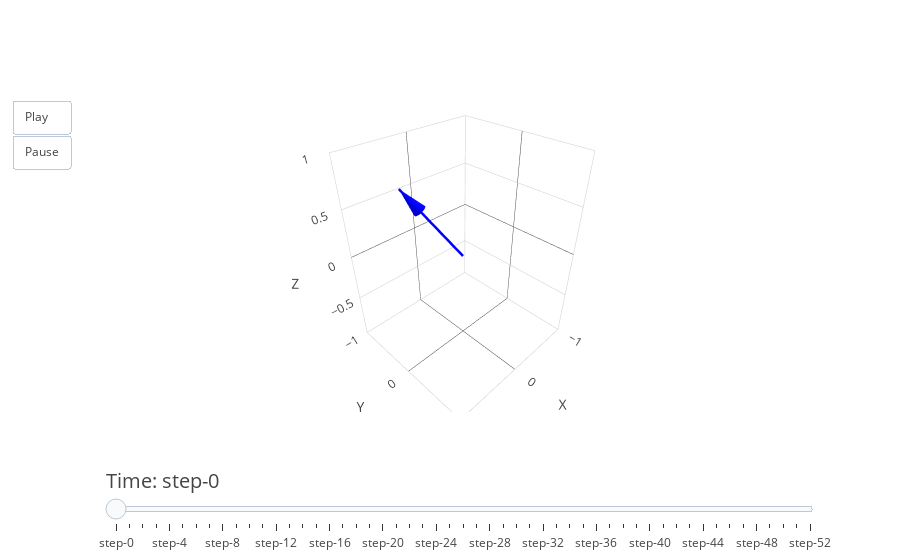

Write notebook code for a chart like this one.
### Markdown cell above
DATA X

### Code cell
quaternion_data = read_csv(full_data_file_path_x)
# Predict states with UKF
predicted_states = []
for q in quaternion_data:
    q = q / np.linalg.norm(q)
    ukf.predict()
    ukf.update(q)
    predicted_states.append(ukf.x)
predicted_states = np.array(predicted_states)

plot_euler_angles_3d(predicted_states,10)

### Figure 1 — Plotly figure (JSON) as saved in the notebook; plotly's stock layout.template omitted (floating-point values rounded to 4 significant figures)
{"data": [{"line": {"color": "blue", "width": 5}, "mode": "lines", "name": "Vector", "type": "scatter3d", "x": [0, 0.521], "y": [0, -0.4982], "z": [0, 0.6931]}, {"anchor": "tip", "colorscale": [[0, "blue"], [1, "blue"]], "name": "Arrowhead", "showscale": false, "sizemode": "absolute", "sizeref": 0.3, "type": "cone", "u": [0.521], "v": [-0.4982], "w": [0.6931], "x": [0.521], "y": [-0.4982], "z": [0.6931]}], "layout": {"scene": {"xaxis": {"range": [-1, 1], "title": {"text": "X"}}, "yaxis": {"range": [-1, 1], "title": {"text": "Y"}}, "zaxis": {"range": [-1, 1], "title": {"text": "Z"}}}, "sliders": [{"currentvalue": {"font": {"size": 20}, "prefix": "Time: "}, "pad": {"t": 50}, "steps": [{"args": [["frame0"], {"frame": {"duration": 50, "redraw": true}, "mode": "immediate"}], "method": "animate"}, {"args": [["frame10"], {"frame": {"duration": 50, "redraw": true}, "mode": "immediate"}], "method": "animate"}, {"args": [["frame20"], {"frame": {"duration": 50, "redraw": true}, "mode": "immediate"}], "method": "animate"}, {"args": [["frame30"], {"frame": {"duration": 50, "redraw": true}, "mode": "immediate"}], "method": "animate"}, {"args": [["frame40"], {"frame": {"duration": 50, "redraw": true}, "mode": "immediate"}], "method": "animate"}, {"args": [["frame50"], {"frame": {"duration": 50, "redraw": true}, "mode": "immediate"}], "method": "animate"}, {"args": [["frame60"], {"frame": {"duration": 50, "redraw": true}, "mode": "immediate"}], "method": "animate"}, {"args": [["frame70"], {"frame": {"duration": 50, "redraw": true}, "mode": "immediate"}], "method": "animate"}, {"args": [["frame80"], {"frame": {"duration": 50, "redraw": true}, "mode": "immediate"}], "method": "animate"}, {"args": [["frame90"], {"frame": {"duration": 50, "redraw": true}, "mode": "immediate"}], "method": "animate"}, {"args": [["frame100"], {"frame": {"duration": 50, "redraw": true}, "mode": "immediate"}], "method": "animate"}, {"args": [["frame110"], {"frame": {"duration": 50, "redraw": true}, "mode": "immediate"}], "method": "animate"}, {"args": [["frame120"], {"frame": {"duration": 50, "redraw": true}, "mode": "immediate"}], "method": "animate"}, {"args": [["frame130"], {"frame": {"duration": 50, "redraw": true}, "mode": "immediate"}], "method": "animate"}, {"args": [["frame140"], {"frame": {"duration": 50, "redraw": true}, "mode": "immediate"}], "method": "animate"}, {"args": [["frame150"], {"frame": {"duration": 50, "redraw": true}, "mode": "immediate"}], "method": "animate"}, {"args": [["frame160"], {"frame": {"duration": 50, "redraw": true}, "mode": "immediate"}], "method": "animate"}, {"args": [["frame170"], {"frame": {"duration": 50, "redraw": true}, "mode": "immediate"}], "method": "animate"}, {"args": [["frame180"], {"frame": {"duration": 50, "redraw": true}, "mode": "immediate"}], "method": "animate"}, {"args": [["frame190"], {"frame": {"duration": 50, "redraw": true}, "mode": "immediate"}], "method": "animate"}, {"args": [["frame200"], {"frame": {"duration": 50, "redraw": true}, "mode": "immediate"}], "method": "animate"}, {"args": [["frame210"], {"frame": {"duration": 50, "redraw": true}, "mode": "immediate"}], "method": "animate"}, {"args": [["frame220"], {"frame": {"duration": 50, "redraw": true}, "mode": "immediate"}], "method": "animate"}, {"args": [["frame230"], {"frame": {"duration": 50, "redraw": true}, "mode": "immediate"}], "method": "animate"}, {"args": [["frame240"], {"frame": {"duration": 50, "redraw": true}, "mode": "immediate"}], "method": "animate"}, {"args": [["frame250"], {"frame": {"duration": 50, "redraw": true}, "mode": "immediate"}], "method": "animate"}, {"args": [["frame260"], {"frame": {"duration": 50, "redraw": true}, "mode": "immediate"}], "method": "animate"}, {"args": [["frame270"], {"frame": {"duration": 50, "redraw": true}, "mode": "immediate"}], "method": "animate"}, {"args": [["frame280"], {"frame": {"duration": 50, "redraw": true}, "mode": "immediate"}], "method": "animate"}, {"args": [["frame290"], {"frame": {"duration": 50, "redraw": true}, "mode": "immediate"}], "method": "animate"}, {"args": [["frame300"], {"frame": {"duration": 50, "redraw": true}, "mode": "immediate"}], "method": "animate"}, {"args": [["frame310"], {"frame": {"duration": 50, "redraw": true}, "mode": "immediate"}], "method": "animate"}, {"args": [["frame320"], {"frame": {"duration": 50, "redraw": true}, "mode": "immediate"}], "method": "animate"}, {"args": [["frame330"], {"frame": {"duration": 50, "redraw": true}, "mode": "immediate"}], "method": "animate"}, {"args": [["frame340"], {"frame": {"duration": 50, "redraw": true}, "mode": "immediate"}], "method": "animate"}, {"args": [["frame350"], {"frame": {"duration": 50, "redraw": true}, "mode": "immediate"}], "method": "animate"}, {"args": [["frame360"], {"frame": {"duration": 50, "redraw": true}, "mode": "immediate"}], "method": "animate"}, {"args": [["frame370"], {"frame": {"duration": 50, "redraw": true}, "mode": "immediate"}], "method": "animate"}, {"args": [["frame380"], {"frame": {"duration": 50, "redraw": true}, "mode": "immediate"}], "method": "animate"}, {"args": [["frame390"], {"frame": {"duration": 50, "redraw": true}, "mode": "immediate"}], "method": "animate"}, {"args": [["frame400"], {"frame": {"duration": 50, "redraw": true}, "mode": "immediate"}], "method": "animate"}, {"args": [["frame410"], {"frame": {"duration": 50, "redraw": true}, "mode": "immediate"}], "method": "animate"}, {"args": [["frame420"], {"frame": {"duration": 50, "redraw": true}, "mode": "immediate"}], "method": "animate"}, {"args": [["frame430"], {"frame": {"duration": 50, "redraw": true}, "mode": "immediate"}], "method": "animate"}, {"args": [["frame440"], {"frame": {"duration": 50, "redraw": true}, "mode": "immediate"}], "method": "animate"}, {"args": [["frame450"], {"frame": {"duration": 50, "redraw": true}, "mode": "immediate"}], "method": "animate"}, {"args": [["frame460"], {"frame": {"duration": 50, "redraw": true}, "mode": "immediate"}], "method": "animate"}, {"args": [["frame470"], {"frame": {"duration": 50, "redraw": true}, "mode": "immediate"}], "method": "animate"}, {"args": [["frame480"], {"frame": {"duration": 50, "redraw": true}, "mode": "immediate"}], "method": "animate"}, {"args": [["frame490"], {"frame": {"duration": 50, "redraw": true}, "mode": "immediate"}], "method": "animate"}, {"args": [["frame500"], {"frame": {"duration": 50, "redraw": true}, "mode": "immediate"}], "method": "animate"}, {"args": [["frame510"], {"frame": {"duration": 50, "redraw": true}, "mode": "immediate"}], "method": "animate"}, {"args": [["frame520"], {"frame": {"duration": 50, "redraw": true}, "mode": "immediate"}], "method": "animate"}]}], "updatemenus": [{"buttons": [{"args": [null, {"frame": {"duration": 50, "redraw": true}, "fromcurrent": true}], "label": "Play", "method": "animate"}, {"args": [[null], {"frame": {"duration": 0, "redraw": false}, "mode": "immediate"}], "label": "Pause", "method": "animate"}], "showactive": false, "type": "buttons"}]}}
